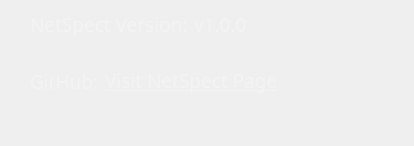
                  <widget class="QFrame" name="programInformationVerticalFrame">
                   <layout class="QVBoxLayout" name="verticalLayout_17">
                    <property name="leftMargin">
                     <number>30</number>
                    </property>
                    <property name="topMargin">
                     <number>0</number>
                    </property>
                    <property name="rightMargin">
                     <number>30</number>
                    </property>
                    <property name="bottomMargin">
                     <number>0</number>
                    </property>
                    <item>
                     <widget class="QFrame" name="netspectVersionFrame">
                      <property name="minimumSize">
                       <size>
                        <width>0</width>
                        <height>50</height>
                       </size>
                      </property>
                      <property name="maximumSize">
                       <size>
                        <width>16777215</width>
                        <height>50</height>
                       </size>
                      </property>
                      <property name="styleSheet">
                       <string notr="true">#netspectVersionFrame {
	background-color: transparent;
	color: #f3f3f3;
}</string>
                      </property>
                      <layout class="QHBoxLayout" name="horizontalLayout_21">
                       <property name="leftMargin">
                        <number>0</number>
                       </property>
                       <property name="topMargin">
                        <number>0</number>
                       </property>
                       <property name="rightMargin">
                        <number>0</number>
                       </property>
                       <property name="bottomMargin">
                        <number>0</number>
                       </property>
                       <item>
                        <widget class="QLabel" name="netspectVersionLabel">
                         <property name="minimumSize">
                          <size>
                           <width>150</width>
                           <height>40</height>
                          </size>
                         </property>
                         <property name="maximumSize">
                          <size>
                           <width>16777215</width>
                           <height>40</height>
                          </size>
                         </property>
                         <property name="font">
                          <font>
                           <family>Cairo</family>
                           <pointsize>-1</pointsize>
                          </font>
                         </property>
                         <property name="styleSheet">
                          <string notr="true">#netspectVersionLabel {
	background-color: transparent;
	color: #f3f3f3;
    font-size: 19px;
    font-family: Cairo
}</string>
                         </property>
                         <property name="text">
                          <string>NetSpect Version:</string>
                         </property>
                         <property name="alignment">
                          <set>Qt::AlignmentFlag::AlignLeading|Qt::AlignmentFlag::AlignLeft|Qt::AlignmentFlag::AlignVCenter</set>
                         </property>
                         <property name="wordWrap">
                          <bool>false</bool>
                         </property>
                         <property name="textInteractionFlags">
                          <set>Qt::TextInteractionFlag::LinksAccessibleByMouse|Qt::TextInteractionFlag::TextSelectableByMouse</set>
                         </property>
                        </widget>
                       </item>
                       <item>
                        <widget class="QLabel" name="netspectVersionInfoLabel">
                         <property name="sizePolicy">
                          <sizepolicy hsizetype="Preferred" vsizetype="Expanding">
                           <horstretch>0</horstretch>
                           <verstretch>0</verstretch>
                          </sizepolicy>
                         </property>
                         <property name="minimumSize">
                          <size>
                           <width>150</width>
                           <height>40</height>
                          </size>
                         </property>
                         <property name="maximumSize">
                          <size>
                           <width>400</width>
                           <height>40</height>
                          </size>
                         </property>
                         <property name="font">
                          <font>
                           <family>Cairo</family>
                           <pointsize>-1</pointsize>
                          </font>
                         </property>
                         <property name="styleSheet">
                          <string notr="true">#netspectVersionInfoLabel {
	background-color: transparent;
	color: #f3f3f3;
    font-size: 19px;
    font-family: Cairo
}</string>
                         </property>
                         <property name="text">
                          <string>v1.0.0</string>
                         </property>
                         <property name="alignment">
                          <set>Qt::AlignmentFlag::AlignLeading|Qt::AlignmentFlag::AlignLeft|Qt::AlignmentFlag::AlignVCenter</set>
                         </property>
                         <property name="wordWrap">
                          <bool>false</bool>
                         </property>
                         <property name="textInteractionFlags">
                          <set>Qt::TextInteractionFlag::LinksAccessibleByMouse|Qt::TextInteractionFlag::TextSelectableByMouse</set>
                         </property>
                        </widget>
                       </item>
                       <item>
                        <spacer name="horizontalSpacer_18">
                         <property name="orientation">
                          <enum>Qt::Orientation::Horizontal</enum>
                         </property>
                         <property name="sizeHint" stdset="0">
                          <size>
                           <width>40</width>
                           <height>20</height>
                          </size>
                         </property>
                        </spacer>
                       </item>
                      </layout>
                     </widget>
                    </item>
                    <item>
                     <widget class="QFrame" name="githubFrame">
                      <property name="minimumSize">
                       <size>
                        <width>0</width>
                        <height>50</height>
                       </size>
                      </property>
                      <property name="maximumSize">
                       <size>
                        <width>16777215</width>
                        <height>50</height>
                       </size>
                      </property>
                      <property name="styleSheet">
                       <string notr="true">#githubFrame {
	background-color: transparent;
}</string>
                      </property>
                      <layout class="QHBoxLayout" name="horizontalLayout_22">
                       <property name="leftMargin">
                        <number>0</number>
                       </property>
                       <property name="topMargin">
                        <number>0</number>
                       </property>
                       <property name="rightMargin">
                        <number>0</number>
                       </property>
                       <property name="bottomMargin">
                        <number>0</number>
                       </property>
                       <item>
                        <widget class="QLabel" name="githubLabel">
                         <property name="minimumSize">
                          <size>
                           <width>65</width>
                           <height>40</height>
                          </size>
                         </property>
                         <property name="maximumSize">
                          <size>
                           <width>16777215</width>
                           <height>40</height>
                          </size>
                         </property>
                         <property name="font">
                          <font>
                           <family>Cairo</family>
                           <pointsize>-1</pointsize>
                          </font>
                         </property>
                         <property name="styleSheet">
                          <string notr="true">#githubLabel {
	background-color: transparent;
	color: #f3f3f3;
    font-size: 19px;
    font-family: Cairo
}</string>
                         </property>
                         <property name="text">
                          <string>GitHub:</string>
                         </property>
                         <property name="alignment">
                          <set>Qt::AlignmentFlag::AlignLeading|Qt::AlignmentFlag::AlignLeft|Qt::AlignmentFlag::AlignVCenter</set>
                         </property>
                         <property name="wordWrap">
                          <bool>false</bool>
                         </property>
                        </widget>
                       </item>
                       <item>
                        <widget class="QLabel" name="githubInfoLabel">
                         <property name="sizePolicy">
                          <sizepolicy hsizetype="Preferred" vsizetype="Expanding">
                           <horstretch>0</horstretch>
                           <verstretch>0</verstretch>
                          </sizepolicy>
                         </property>
                         <property name="minimumSize">
                          <size>
                           <width>150</width>
                           <height>40</height>
                          </size>
                         </property>
                         <property name="maximumSize">
                          <size>
                           <width>400</width>
                           <height>40</height>
                          </size>
                         </property>
                         <property name="font">
                          <font>
                           <family>Cairo</family>
                           <pointsize>-1</pointsize>
                          </font>
                         </property>
                         <property name="toolTip">
                          <string>&lt;html&gt;&lt;head/&gt;&lt;body&gt;&lt;p&gt;Visit NetSpect on GitHub.&lt;/p&gt;&lt;/body&gt;&lt;/html&gt;</string>
                         </property>
                         <property name="styleSheet">
                          <string notr="true">#githubInfoLabel {
	background-color: transparent;
	color: #f3f3f3;
    font-size: 19px;
    font-family: Cairo
}
</string>
                         </property>
                         <property name="text">
                          <string>&lt;html&gt;&lt;head/&gt;&lt;body&gt;&lt;p&gt;&lt;a href=&quot;https://github.com/Shayhha/NetSpect&quot;&gt;&lt;span style=&quot; text-decoration: underline; color:#f3f3f3;&quot;&gt;Visit NetSpect Page&lt;/span&gt;&lt;/a&gt;&lt;/p&gt;&lt;/body&gt;&lt;/html&gt;</string>
                         </property>
                         <property name="alignment">
                          <set>Qt::AlignmentFlag::AlignLeading|Qt::AlignmentFlag::AlignLeft|Qt::AlignmentFlag::AlignVCenter</set>
                         </property>
                         <property name="wordWrap">
                          <bool>false</bool>
                         </property>
                         <property name="openExternalLinks">
                          <bool>true</bool>
                         </property>
                        </widget>
                       </item>
                       <item>
                        <spacer name="horizontalSpacer_19">
                         <property name="orientation">
                          <enum>Qt::Orientation::Horizontal</enum>
                         </property>
                         <property name="sizeHint" stdset="0">
                          <size>
                           <width>40</width>
                           <height>20</height>
                          </size>
                         </property>
                        </spacer>
                       </item>
                      </layout>
                     </widget>
                    </item>
                    <item>
                     <spacer name="verticalSpacer_18">
                      <property name="orientation">
                       <enum>Qt::Orientation::Vertical</enum>
                      </property>
                      <property name="sizeHint" stdset="0">
                       <size>
                        <width>20</width>
                        <height>40</height>
                       </size>
                      </property>
                     </spacer>
                    </item>
                   </layout>
                  </widget>
